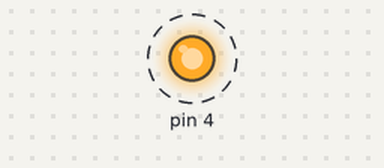
A sketch run on a simulated Arduino Uno, built with avr-gcc and run on an emulated ATmega328P. On the bench: output pins drawn as LEDs (lit = HIGH). Dashed ring = blinking. Pins used as bus, display or sensor lines are not drawn; what the sketch prints to the serial monitor is not drawn.

Above: at 0.1 s.
Timing chart, 0 to 3.0 s (numbered marks = the images above):
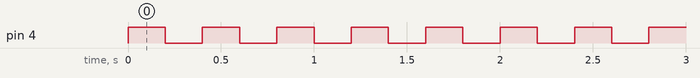

Measured:
- by itself, pin 4: alternates HIGH for 0.20 s and LOW for 0.20 s

The sketch:

ch32v003-UART-write.ino
```cpp
void setup() {
  Serial.begin(115200);

  pinMode(PD4, OUTPUT);
  digitalWrite(PD4, LOW);
  pinMode(PC0, OUTPUT);
  digitalWrite(PC0, HIGH);
}

void loop() {
  digitalWrite(PD4, HIGH);
  delay(200);
  Serial.write("HIGH\n");

  digitalWrite(PD4, LOW);
  delay(200);
  Serial.write("LOW\n");
}
```
